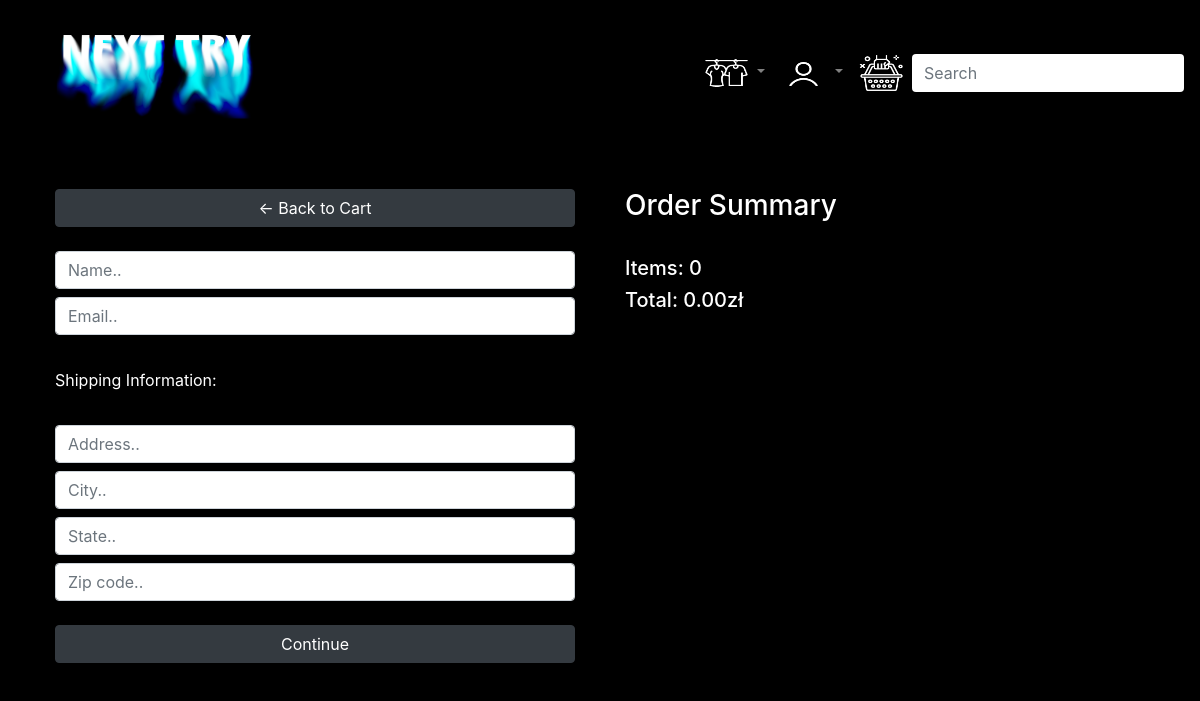
/checkout/ (signed in), run on an earlier commit of the app's database.
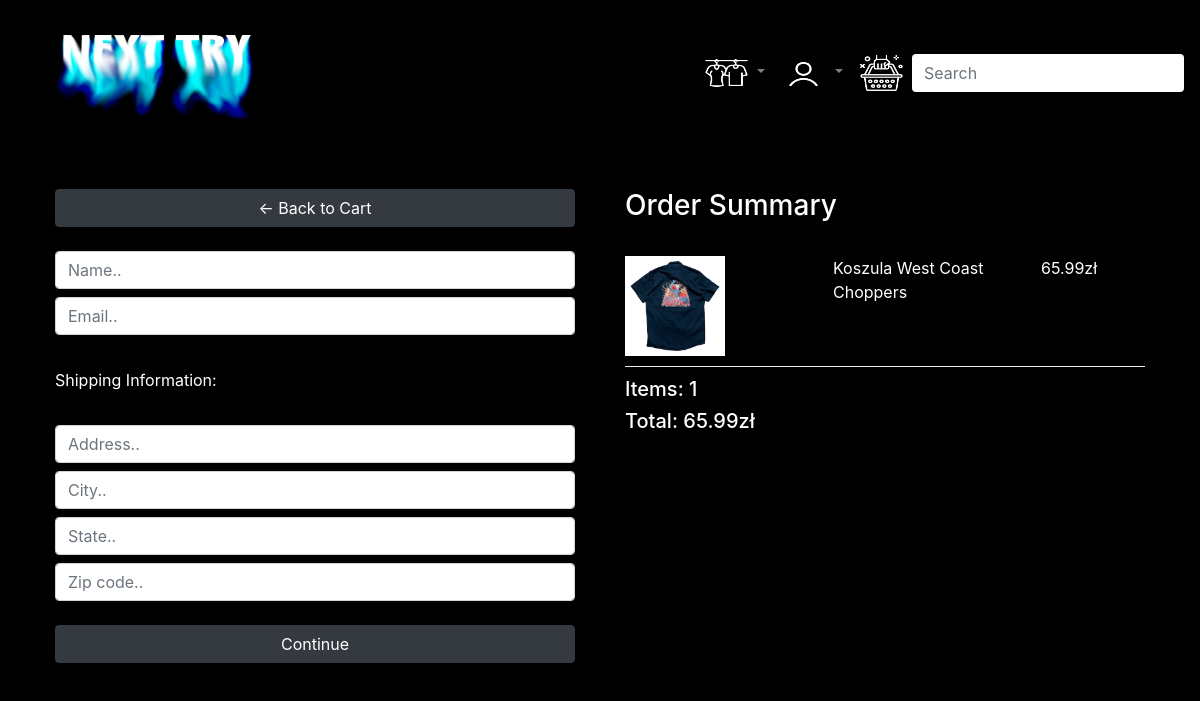
And on a later commit of the database.
### store/models.py (models this page shows, shortened)
class Order(models.Model):
    customer = models.ForeignKey(Customer, on_delete=models.SET_NULL, null=True, blank=True)
    date_ordered = models.DateTimeField(auto_now_add=True)
    complete = models.BooleanField(default=False)
    transaction_id = models.CharField(max_length=100, null=True)
    @property
    def get_cart_total(self):
        orderitems = self.orderitem_set.all()
        total = sum([item.get_total for item in orderitems])
        return total
    @property
    def get_cart_items(self):
        orderitems = self.orderitem_set.all()
        total = len(orderitems)
        return total

class OrderItem(models.Model):
    product = models.ForeignKey(Product, on_delete=models.SET_NULL, blank=True, null=True)
    order = models.ForeignKey(Order, on_delete=models.SET_NULL, blank=True, null=True)
    date_added = models.DateTimeField(auto_now_add=True)
    @property
    def get_total(self):
        total = self.product.price
        return total

class Product(models.Model):
    name = models.CharField(max_length=200, null=True)
    price = models.FloatField()
    sizes = (
        ('XXL', 'XXL'),
        ('XL', 'XL'),
        ('L', 'L'),
        ('M', 'M'),
        ('S', 'S'),
        ('XS', 'XS'),
    )
    size = models.CharField(max_length=3, choices=sizes, blank=True)
    shoe_size = models.FloatField(null=True, blank=True)
    brand = models.CharField(max_length=200, null=True)
    sexes = (
        ('Unisex', 'Unisex'),
        ('M', 'Male'),
        ('F', 'Female'),
    )
    sex = models.CharField(max_length=6, choices=sexes, default='Unisex')
    conditions = (
        ('New', 'New'),
        ('Very good', 'Very good'),
        ('Good', 'Good'),
        ('Satisfactory', 'Satisfactory'),
    )
    condition = models.CharField(max_length=12, choices=conditions, default='New')
    genres = (
        ('Sweatshirt', 'Sweatshirt'),
        ('T-shirt', 'T-shirt'),
        ('Jacket', 'Jacket'),
        ('Sweater', 'Sweater'),
        ('Pants', 'Pants'),
        ('Shirt', 'Shirt'),
        ('Shoes', 'Shoes'),
        ('Other', 'Other'),
    )
    genre = models.CharField(max_length=10, choices=genres, default='Other')
    image = models.ImageField(null=True, blank=True)
    image1 = models.ImageField(null=True, blank=True)
    image2 = models.ImageField(null=True, blank=True)
    @property
    def imageURL(self):
        try:
            url = self.image.url
        except:
            url = ""
        return url

### store/views.py (the view)
# urls.py: path('checkout/', checkout_view, name="checkout_view"),
@login_required
def checkout_view(request):
    data = cartData(request)
    cartItems = data['cartItems']
    order = data['order']
    items = data['items']
    context = {'items': items, 'order': order, 'cartItems': cartItems}
    return render(request, 'store/checkout.html', context)

### store/utils.py (called while the page is built)
def cartData(request):
    if request.user.is_authenticated:
        customer = request.user.customer
        order, created = Order.objects.get_or_create(customer=customer, complete=False)
        items = order.orderitem_set.all()
        cartItems = order.get_cart_items
    else:
        cookieData = cookieCart(request)
        cartItems = cookieData['cartItems']
        order = cookieData['order']
        items = cookieData['items']
    return {'cartItems': cartItems, 'order': order, 'items': items}

### templates/store/checkout.html (shortened to what this page needs)
{% extends 'store/main.html' %}
{% load static %}
{% block content %}
     <div class="row">
		<div class="col-lg-6">
			<div class="box-element" id="form-wrapper">
				<form id="form">
					<a  class="btn btn-dark btn-block mb-4" href="{% url 'cart_view' %}">&#x2190; Back to Cart</a>
                        <div class="form-field mt-2">
							<input required class="form-control" type="text" name="name" placeholder="Name..">
						</div>
						<div class="form-field mt-2">
							<input required class="form-control" type="email" name="email" placeholder="Email..">
						</div>
                        <div id="shipping-info">
                            <hr>
                            <p>Shipping Information:</p>
                            <hr>
                            <div class="form-field mt-2">
                                <input required class="form-control" type="text" name="address" placeholder="Address..">
                            </div>
                            <div class="form-field mt-2">
                                <input required class="form-control" type="text" name="city" placeholder="City..">
                            </div>
                            <div class="form-field mt-2">
                                <input required class="form-control" type="text" name="state" placeholder="State..">
                            </div>
                            <div class="form-field mt-2">
                                <input required class="form-control" type="text" name="zipcode" placeholder="Zip code..">
                            </div>
                        </div>
					<input id="form-button" class="btn btn-dark btn-block mt-4" type="submit" value="Continue">
                </form>
			</div>
		</div>
		<div class="col-lg-6">
			<div class="box-element">
				<h3>Order Summary</h3>
				<hr>
                {% for item in items %}
				<div class="cart-row">
					<div style="flex:2"><img class="row-image" src="{{ item.product.imageURL }}" alt="Product Image"></div>
					<div style="flex:2"><p>{{ item.product.name }}</p></div>
					<div style="flex:1"><p>{{ item.product.price }}zł</p></div>
				</div>
                {% endfor %}
				<h5>Items:   {{ order.get_cart_items }}</h5>
				<h5>Total: {{ order.get_cart_total|floatformat:2 }}zł</h5>
			</div>
		</div>
	</div>
{% endblock content %}

What changed in the data, as far as the page shows it:
removed Order: get_cart_items "0", get_cart_total "0.00"
added OrderItem: product.imageURL (picture), product.name "Koszula West Coast Choppers", product.price "65.99"
added Order: get_cart_items "1", get_cart_total "65.99"
